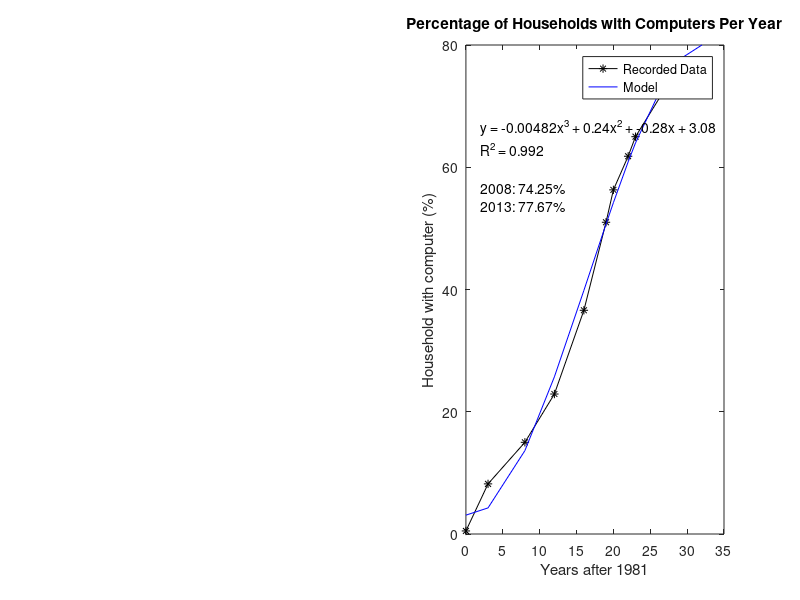

MATLAB code for this plot:
% Andrew Schineller
% Computer percentages (Question 2, 3)

% the x values are years AFTER 1981
year = [0, 3, 8, 12, 16, 19, 20, 22, 23, 29];
household = [0.5, 8.2, 15, 22.9, 36.6, 51, 56.3, 61.8, 65, 76.7];

% get coefficients and make function
c = polyfit(year, household, 3);
gx = @(x) c(1)*x.^3 + c(2)*x.^2 + c(3)*x + c(4);

% calculate r-squared
r_squared = 1 - sum((household - gx(year)).^2)/sum((household - mean(household)).^2);

% Doing (year - 1981) to avoid confusion
% stopping the array at 9 so I can insert the elements
subplot(1,2,2);
plot(year, household, '*-k', [year(1:9), 2008-1981, 2010-1981, 2013-1981], gx([year(1:9), 2008-1981, 2010-1981, 2013-1981]),'b-');

legend('Recorded Data', 'Model');
xlabel('Years after 1981');
ylabel('Household with computer (%)');
title("Percentage of Households with Computers Per Year");
text(2, 65, sprintf("y = %.5fx^{3} + %.2fx^{2} + %.2fx + %.2f\nR^2 = %.3f",c(1), c(2), c(3), c(4), r_squared));
text(2, 55, sprintf("2008: %.2f%%\n2013: %.2f%%", gx(2008-1981), gx(2010-1981)));